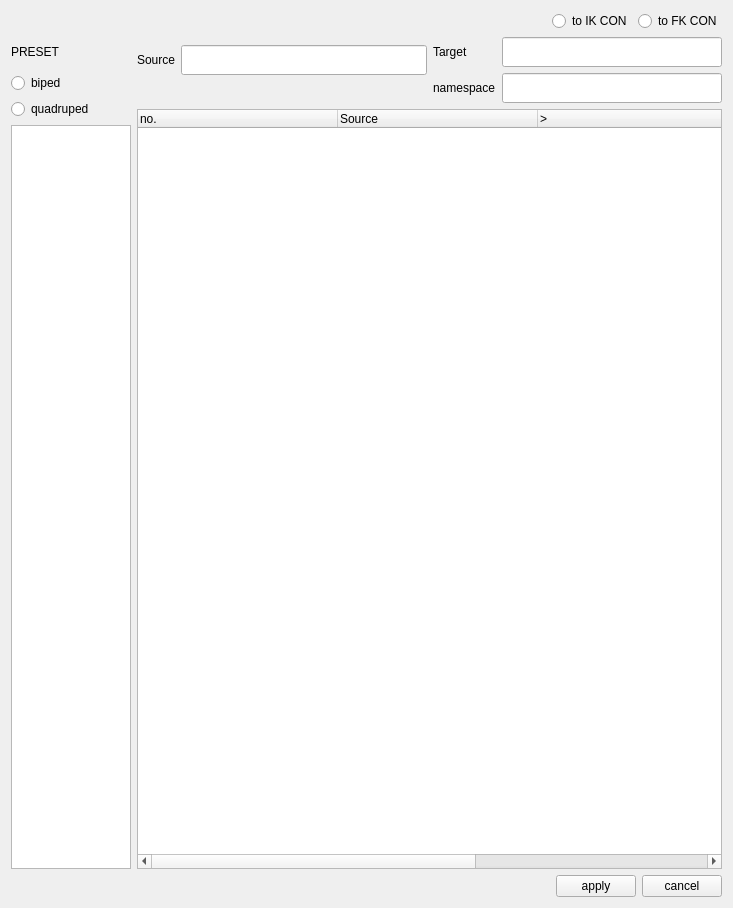
<?xml version="1.0" encoding="UTF-8"?>
<ui version="4.0">
 <class>Form</class>
 <widget class="QWidget" name="Form">
  <property name="geometry">
   <rect>
    <x>0</x>
    <y>0</y>
    <width>733</width>
    <height>908</height>
   </rect>
  </property>
  <property name="minimumSize">
   <size>
    <width>547</width>
    <height>678</height>
   </size>
  </property>
  <property name="windowTitle">
   <string>Retarget Import Dialog</string>
  </property>
  <layout class="QGridLayout" name="gridLayout_6">
   <item row="1" column="0">
    <layout class="QGridLayout" name="gridLayout_4">
     <item row="0" column="0">
      <widget class="QLabel" name="preset_label">
       <property name="sizePolicy">
        <sizepolicy hsizetype="Minimum" vsizetype="Minimum">
         <horstretch>0</horstretch>
         <verstretch>0</verstretch>
        </sizepolicy>
       </property>
       <property name="minimumSize">
        <size>
         <width>0</width>
         <height>30</height>
        </size>
       </property>
       <property name="maximumSize">
        <size>
         <width>16777215</width>
         <height>30</height>
        </size>
       </property>
       <property name="text">
        <string>PRESET</string>
       </property>
      </widget>
     </item>
     <item row="1" column="0">
      <layout class="QVBoxLayout" name="verticalLayout">
       <item>
        <widget class="QRadioButton" name="biped_radioButton">
         <property name="text">
          <string>biped</string>
         </property>
         <attribute name="buttonGroup">
          <string notr="true">buttonGroup</string>
         </attribute>
        </widget>
       </item>
       <item>
        <widget class="QRadioButton" name="quad_radioButton">
         <property name="text">
          <string>quadruped</string>
         </property>
         <attribute name="buttonGroup">
          <string notr="true">buttonGroup</string>
         </attribute>
        </widget>
       </item>
      </layout>
     </item>
     <item row="2" column="0">
      <widget class="QListWidget" name="preset_listWidget">
       <property name="maximumSize">
        <size>
         <width>120</width>
         <height>16777215</height>
        </size>
       </property>
      </widget>
     </item>
    </layout>
   </item>
   <item row="1" column="1">
    <layout class="QGridLayout" name="gridLayout_3">
     <item row="0" column="0">
      <layout class="QGridLayout" name="gridLayout">
       <item row="0" column="0">
        <widget class="QLabel" name="label">
         <property name="minimumSize">
          <size>
           <width>0</width>
           <height>30</height>
          </size>
         </property>
         <property name="maximumSize">
          <size>
           <width>16777215</width>
           <height>30</height>
          </size>
         </property>
         <property name="text">
          <string>Source</string>
         </property>
        </widget>
       </item>
       <item row="0" column="1">
        <widget class="QLineEdit" name="findSource_lineEdit">
         <property name="minimumSize">
          <size>
           <width>0</width>
           <height>30</height>
          </size>
         </property>
         <property name="maximumSize">
          <size>
           <width>16777215</width>
           <height>30</height>
          </size>
         </property>
        </widget>
       </item>
       <item row="1" column="0" colspan="2">
        <spacer name="horizontalSpacer_2">
         <property name="orientation">
          <enum>Qt::Horizontal</enum>
         </property>
         <property name="sizeType">
          <enum>QSizePolicy::Minimum</enum>
         </property>
         <property name="sizeHint" stdset="0">
          <size>
           <width>178</width>
           <height>20</height>
          </size>
         </property>
        </spacer>
       </item>
      </layout>
     </item>
     <item row="0" column="1">
      <layout class="QGridLayout" name="gridLayout_2">
       <item row="0" column="0">
        <widget class="QLabel" name="label_2">
         <property name="minimumSize">
          <size>
           <width>0</width>
           <height>30</height>
          </size>
         </property>
         <property name="maximumSize">
          <size>
           <width>16777215</width>
           <height>30</height>
          </size>
         </property>
         <property name="text">
          <string>Target</string>
         </property>
        </widget>
       </item>
       <item row="0" column="1">
        <widget class="QLineEdit" name="findTarget_lineEdit">
         <property name="minimumSize">
          <size>
           <width>0</width>
           <height>30</height>
          </size>
         </property>
         <property name="maximumSize">
          <size>
           <width>16777215</width>
           <height>30</height>
          </size>
         </property>
        </widget>
       </item>
       <item row="1" column="0">
        <widget class="QLabel" name="label_3">
         <property name="minimumSize">
          <size>
           <width>0</width>
           <height>30</height>
          </size>
         </property>
         <property name="maximumSize">
          <size>
           <width>16777215</width>
           <height>30</height>
          </size>
         </property>
         <property name="text">
          <string>namespace</string>
         </property>
        </widget>
       </item>
       <item row="1" column="1">
        <widget class="QLineEdit" name="findTargetNS_lineEdit">
         <property name="minimumSize">
          <size>
           <width>0</width>
           <height>30</height>
          </size>
         </property>
         <property name="maximumSize">
          <size>
           <width>16777215</width>
           <height>30</height>
          </size>
         </property>
        </widget>
       </item>
      </layout>
     </item>
     <item row="1" column="0" colspan="2">
      <widget class="QTreeWidget" name="matching_treeWidget">
       <property name="showDropIndicator" stdset="0">
        <bool>false</bool>
       </property>
       <property name="selectionMode">
        <enum>QAbstractItemView::NoSelection</enum>
       </property>
       <property name="selectionBehavior">
        <enum>QAbstractItemView::SelectItems</enum>
       </property>
       <property name="expandsOnDoubleClick">
        <bool>false</bool>
       </property>
       <property name="columnCount">
        <number>5</number>
       </property>
       <attribute name="headerCascadingSectionResizes">
        <bool>false</bool>
       </attribute>
       <attribute name="headerDefaultSectionSize">
        <number>200</number>
       </attribute>
       <attribute name="headerHighlightSections">
        <bool>false</bool>
       </attribute>
       <attribute name="headerMinimumSectionSize">
        <number>200</number>
       </attribute>
       <attribute name="headerShowSortIndicator" stdset="0">
        <bool>false</bool>
       </attribute>
       <attribute name="headerStretchLastSection">
        <bool>true</bool>
       </attribute>
       <column>
        <property name="text">
         <string>no.</string>
        </property>
       </column>
       <column>
        <property name="text">
         <string notr="true">Source</string>
        </property>
       </column>
       <column>
        <property name="text">
         <string notr="true">&gt;</string>
        </property>
       </column>
       <column>
        <property name="text">
         <string notr="true">Target</string>
        </property>
       </column>
       <column>
        <property name="text">
         <string>exist</string>
        </property>
       </column>
      </widget>
     </item>
    </layout>
   </item>
   <item row="0" column="0" colspan="2">
    <layout class="QGridLayout" name="gridLayout_5">
     <item row="0" column="0">
      <spacer name="horizontalSpacer_3">
       <property name="orientation">
        <enum>Qt::Horizontal</enum>
       </property>
       <property name="sizeHint" stdset="0">
        <size>
         <width>63</width>
         <height>20</height>
        </size>
       </property>
      </spacer>
     </item>
     <item row="0" column="1">
      <layout class="QHBoxLayout" name="horizontalLayout_2">
       <item>
        <widget class="QRadioButton" name="jointToIK_radioButton">
         <property name="text">
          <string>to IK CON</string>
         </property>
         <attribute name="buttonGroup">
          <string notr="true">buttonGroup_2</string>
         </attribute>
        </widget>
       </item>
       <item>
        <widget class="QRadioButton" name="jointToFK_radioButton">
         <property name="text">
          <string>to FK CON</string>
         </property>
         <attribute name="buttonGroup">
          <string notr="true">buttonGroup_2</string>
         </attribute>
        </widget>
       </item>
      </layout>
     </item>
    </layout>
   </item>
   <item row="2" column="0" colspan="2">
    <layout class="QHBoxLayout" name="horizontalLayout">
     <item>
      <spacer name="horizontalSpacer">
       <property name="orientation">
        <enum>Qt::Horizontal</enum>
       </property>
       <property name="sizeHint" stdset="0">
        <size>
         <width>40</width>
         <height>20</height>
        </size>
       </property>
      </spacer>
     </item>
     <item>
      <widget class="QPushButton" name="ok_pushButton">
       <property name="text">
        <string>apply</string>
       </property>
      </widget>
     </item>
     <item>
      <widget class="QPushButton" name="cancel_pushButton">
       <property name="text">
        <string>cancel</string>
       </property>
      </widget>
     </item>
    </layout>
   </item>
  </layout>
 </widget>
 <resources/>
 <connections/>
 <buttongroups>
  <buttongroup name="buttonGroup"/>
  <buttongroup name="buttonGroup_2"/>
 </buttongroups>
</ui>
